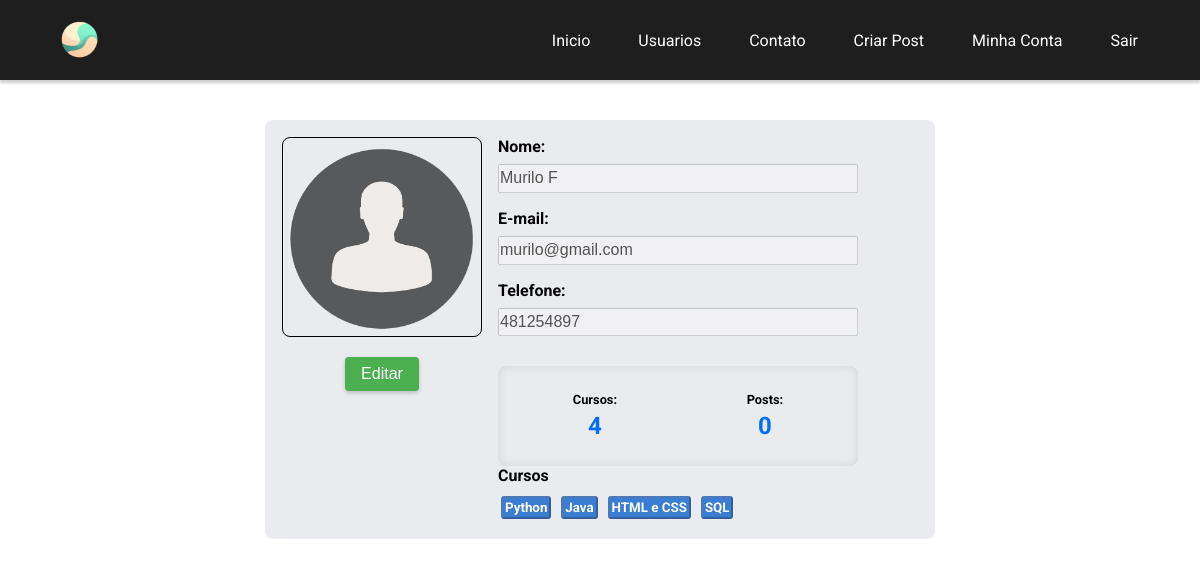
The page /minhaconta (signed in) on the database its author committed.
### comunidadeblog/models.py (models this page shows)
class Usuario(database.Model, UserMixin):
    id = database.Column(database.Integer, primary_key=True)
    username = database.Column(database.String, nullable=False)
    email = database.Column(database.String, nullable=False, unique=True)
    telefone = database.Column(database.String(14), nullable=True)
    senha = database.Column(database.String(20), nullable=False)
    foto_perfil = database.Column(database.String, default='default.jpg', nullable=False)
    posts = database.relationship('Post', backref='autor', lazy=True)      # primeiro parametro 'Post' se refere a classe Post e backre='autor
    cursos = database.Column(database.String, nullable=False, default="Não Informado")

### comunidadeblog/routes.py (the view)
@app.route('/minhaconta')
@login_required
def minha_conta():
    foto_perfil = url_for('static', filename='fotos_perfil/{}'.format(current_user.foto_perfil))
    return render_template('minhaconta.html', foto_perfil=foto_perfil)

### comunidadeblog/models.py (called while the page is built)
@login_manager.user_loader
def load_usuario(id_usuario):
    return Usuario.query.get(int(id_usuario))

### comunidadeblog/templates/minhaconta.html
{% extends 'base.html' %} {% block body %}
<div class="container-minhaconta">
    <div class="content-minhaconta">
        <div class="lado">
            <img
                    src="{{ foto_perfil }}"
                    class="image-perfil"
                    alt="imagem-perfil"
            />
            <div class="form-actions">
                <a href="{{ url_for('editar_perfil') }}">
                    <button
                            type="submit"
                            id="btn_editar_perfil"
                            name="btn_editar_perfil"
                            class="btn-minhaconta"
                    >
                        Editar
                    </button>
                </a>
            </div>
        </div>
        <div class="form-dados-conta">
            <div class="form-row">
                <label class="label-minhaconta">Nome:</label>
                <input
                        type="text"
                        name="username"
                        id="username"
                        class="input-minhaconta"
                        value="{{ current_user.username }}"
                        disabled
                />
            </div>
            <div class="form-row">
                <label class="label-minhaconta">E-mail:</label>
                <input
                        type="text"
                        name="email"
                        id="email"
                        class="input-minhaconta"
                        value="{{ current_user.email }}"
                        disabled
                />
            </div>
            <div class="form-row">
                <label class="label-minhaconta">Telefone:</label>
                <input
                        type="text"
                        name="telefone"
                        id="telefone"
                        class="input-minhaconta"
                        value="{{ current_user.telefone }}"
                        disabled
                />
            </div>
            <div class="contagem-bloco">
                <div class="curso-bloco">
                    <label class="label-bloco">Cursos:</label>
                    <div class="contador-bloco">
                        {% if 'Não Informado' in current_user.cursos %} 0 {%
                        else %} {{ current_user.cursos.count(';') + 1 }} {%
                        endif %}
                    </div>
                </div>
                <div class="post-bloco">
                    <label class="label-bloco">Posts:</label>
                    <div class="contador-bloco">0</div>
                </div>
            </div>
            <div class="meuscursos">
                <div class="title-meuscursos">Cursos</div>
                <div class="item-cursos">
                    {% for curso in current_user.cursos.split(';') %}
                    <button disabled="disabled" class="cursos-btn">
                        {{ curso }}
                    </button>
                    {% endfor %}
                </div>
            </div>
        </div>
    </div>
</div>
{% block form_editar_perfil %} {% endblock %} {% endblock %}

### comunidadeblog/static/css/style.css (style rules this page uses)
* { padding: 0; margin: 0; box-sizing: border-box; text-decoration: none; }
.container-minhaconta { padding: 2.5rem; }
.content-minhaconta { padding: 1rem; display: flex; justify-content: center; background-color: #e9ebee; border: 1px solid transparent; border-radius: 0.5rem; max-width: 670px; margin: 0 auto; }
.form-dados-conta { padding-left: 1rem; flex: 1 0 140px; }
.form-row { display: flex; flex-direction: column; margin-bottom: 1rem; }
.form-row label { font-size: 1em; font-weight: bold; margin-bottom: 0.5rem; }
.form-row input { font-size: 1em; height: 1.8rem; width: 360px; }
.contagem-bloco { display: flex; justify-content: space-around; align-items: center; background-color: #e9ebee; border-radius: 8px; box-shadow: inset 0px 0px 10px rgba(0, 0, 0, 0.1); height: 100px; margin-top: 30px; padding: 10px; width: 360px; }
.post-bloco, .curso-bloco { flex-grow: 1; text-align: center; }
.label-bloco { display: block; font-size: 0.8rem; font-weight: bold; margin-bottom: 5px; }
.contador-bloco { font-size: 1.5rem; font-weight: bold; color: #006fff; }
.form-actions { display: flex; gap: 0.5rem; margin-top: 1rem; justify-content: center; }
.btn-minhaconta { color: #fff; border: none; border-radius: 4px; padding: 0.5rem 1rem; font-size: 1rem; box-shadow: 0px 2px 4px rgba(0, 0, 0, 0.2); transition: 0.05s; }
#btn_editar_perfil { background-color: #4caf50; }
.image-perfil { width: 200px; height: 200px; border: 1px solid; border-radius: 8px; }
.title-meuscursos { margin-bottom: 0.5em; font-weight: bold; }
.cursos-btn { background-color: #075bc9c4; border-radius: 3px; color: #fff; margin: 3px; font-weight: bold; padding: 2px; font-family: "Roboto", Courier, monospace; }

### rows shown on the page
Usuario: username "Murilo F", email "murilo@gmail.com", telefone "481254897", cursos "4"

### other values the page prints
{{ curso }} "Python" "Java" "HTML e CSS" "SQL"
